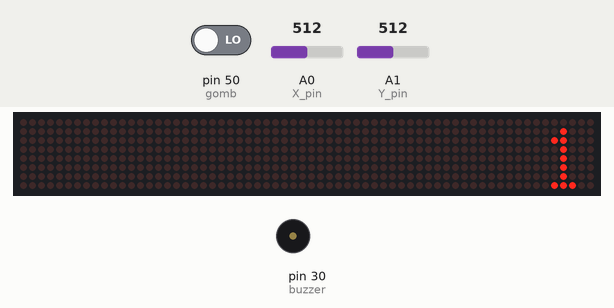
Simulated run of this sketch. Board: Arduino Mega 2560, built with avr-gcc and run on an emulated ATmega2560. Parts: 64×8 LED matrix, buzzer (waves = sounding). Inputs (shaded band) come from the test bench; at power-on: pin 50 (gomb) LOW, A0 (X_pin) = 512, A1 (Y_pin) = 512. Random numbers use the default seed unless the sketch sets one.

Above: at 0.8 s.
0.9 s: pin 50 (gomb) driven HIGH
At 2.4 s:
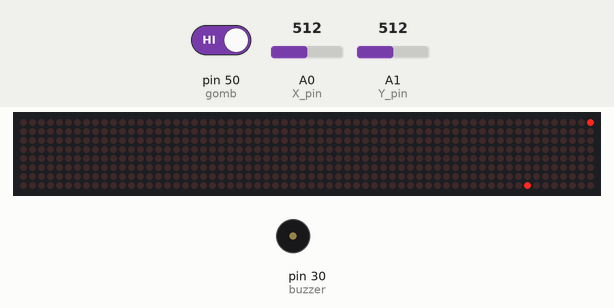
2.5 s: A0 (X_pin) set to 816
At 4.9 s:
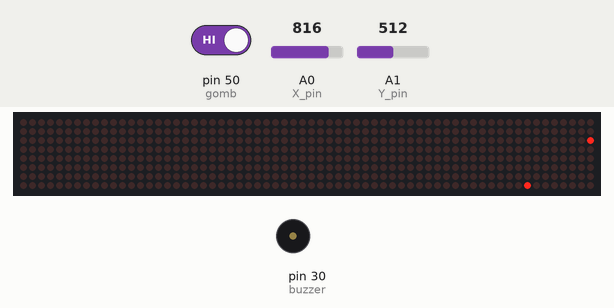
5.2 s: A0 (X_pin) set to 840
7.3 s: A1 (Y_pin) set to 809
At 7.9 s:
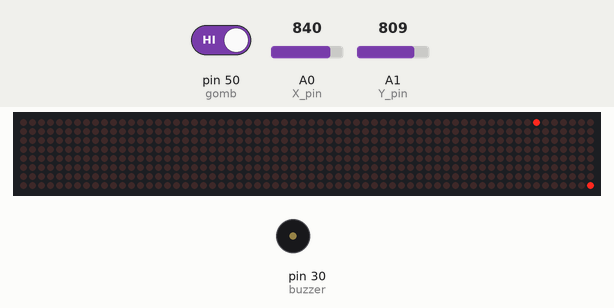
10.3 s: A1 (Y_pin) set to 836
12.9 s: pin 50 (gomb) driven LOW
At 15.08 s:
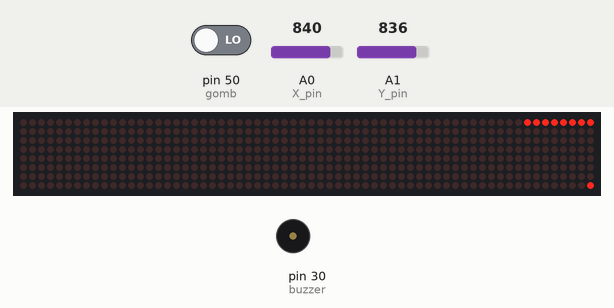
Timing chart, 0 to 16.9 s (numbered marks = the images above; inputs shaded):
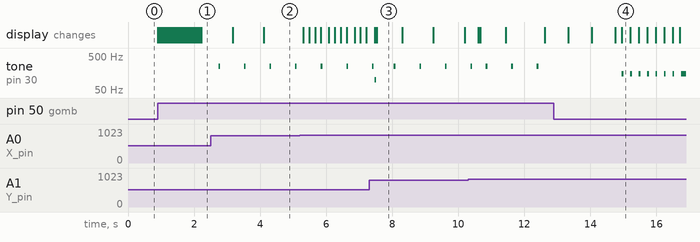

Measured:
- after the input at 0.9 s, the display: first changes at once (image 1 shows a later state)

The sketch:

V3.ino
```cpp
/*

A jatekban a lenyeg az, hogy meteoritokat kell leloni az egbol mielott azok elernek a talajt.
Elosszor a menu jelenik meg ahol kivalaszthatod a nehezsegi szintet a gomb lenyomasaval.
A menuben ha elersz valamelyik szelere a masikon folytatod (MAX->1, MAX<-1)

A jatek nehezsegi szinttol fuggetlenul 1 meteorral kezdodik es folyamatosan egyre tobb lesz.
Azt, hogy maximum mennyi meteorit jelenik meg a palyan a nehezsegi szint szabalyozza meg (nehezsegi szint = max meteorit).
MAX szintten ameddig meg nem halsz keletkeznek uj meteorok (max 20 (fizikailag keptelenseg annal tovabb vinni)).

A jatekban a gomb lenyomasaval tud loni ami az elotted levo oszlopban a hozzad legkozelebb levo
meteort (meteorokat ha egy mezon tobb is van) lovi ki.
Ketto szuper kepessege is van a karaktereknek:
      1. Szuperloves (felloves)
          - tobb meteort is ki tud loni az elotted levo oszlopban (nem all meg egynel hanem tovabb megy)
          - joystick fel + gomb lenyom
      2. Talajloves (leloves)
          - tobb meteort is ki tud loni melleted levo sorokban (nem all meg egynel hanem tovabb megy)
          - joystick le + gomb lenyom
Ezeket nem lehet folamatosan hasznalni mint a sima lovest (van rajta idokorlat) (a sima lovesen is van egy kicsi, hogy ne levehhesn folyamatosan nyomkodni).

Ha esetleg leesne az egyik meteorit lejatszodik a game over animacio es hang majd utana gomb nyomassal visszalehet terni a menube.
Ez utan ujrakezdodik az egesz.

*/


#include <LedControl.h>

const int X_pin = 0;
const int Y_pin = 1;
int x_pozicio; //Joystick x tengelyen valo elmozdulasa
int y_pozicio;

int DIN = 10;
int CS = 12;
int CLK = 11;
int x_Led; //karakter x tengely pozicioja
int y_Led;
LedControl lc = LedControl(DIN, CLK, CS, 0);

const int buzzer = 30;

const int gomb = 50;
bool lenyomva;

int nehezsegi_szint;

//                    y, x
int meteorok[][2] = {{0, random(8)}, {0, random(8)}, {0, random(8)}, {0, random(8)}, {0, random(8)}, {0, random(8)}, {0, random(8)}, {0, random(8)}, {0, random(8)}, {0, random(8)}, {0, random(8)}, {0, random(8)}, {0, random(8)}, {0, random(8)}, {0, random(8)}, {0, random(8)}, {0, random(8)}, {0, random(8)}, {0, random(8)}, {0, random(8)}, {0, random(8)}};
// Meteorok helye

int hullam = 1; // hullam = mennyi meteor van a tablan
int kor = 0;    // mennyiszer futott a program
int hullam_kor = 0; // a hullam emelelese szempontjabol fontos (hullamemeles ota eltelt korok szama)

int loves_kor = 0;       // loves ota eltelt korok szama
int fel_loves_kor = 0;   // felloves ota eltelt korok szama
int le_loves_kor = 0;    // leloves ota eltelt korok szama


void setup() {
  //  put your setup code here, to run once:
  Serial.begin(9600);

  lc.shutdown(0, false);
  lc.setIntensity(0, 3); // 2. taggal a fenyesseget lehet szabalyozni
  lc.clearDisplay(0);

  pinMode(buzzer, OUTPUT);

  pinMode(gomb, INPUT);

  x_Led = 0;
  y_Led = 7;

  lc.setLed(0, y_Led, x_Led, true);

  // a menubol kivalasztjuk a nehezsegi szintet
  nehezsegi_szint = menu();
  // ha a nehezsegi szint MAX akkor vegtelensegig megy (fizikai keptelenseg 20-nál tovabb)
  if (nehezsegi_szint == 10) {
    nehezsegi_szint = 20;
  }

  lc.clearDisplay(0);
  game_start();
}

void loop() {
  x_pozicio = analogRead(X_pin);
  y_pozicio = analogRead(Y_pin);
  lenyomva = digitalRead(gomb);


  // a joystick allasabol mozgatja a karaktert
  if (x_pozicio < 200 && x_Led != 0) {
    lc.setLed(0, y_Led, x_Led, false);
    x_Led -= 1;
  }
  if (x_pozicio > 823 && x_Led != 7) {
    lc.setLed(0, y_Led, x_Led, false);
    x_Led += 1;
  }

  // leloves
  if (lenyomva && y_pozicio > 825 && kor-le_loves_kor >= 30) {
    tone(30, 250, 50);
    delay(50);

    // noveli a szelesseget
    for (int oldal = 0; oldal <= 8; oldal++) {
      lc.setLed(0, 7, x_Led-oldal, true);
      lc.setLed(0, 7, x_Led+oldal, true);

      // lellenorzi minden meteornal, hogy eltalalta e
      for (int meteor = 0; meteor < hullam; meteor++) {
        if (7 == meteorok[meteor][0] && (x_Led-oldal == meteorok[meteor][1] || x_Led+oldal == meteorok[meteor][1])) {
        // lc.setLed(0, meteorok[meteor][0], meteorok[meteor][1], false);
        meteorok[meteor][0] = 0;
        meteorok[meteor][1] = random(8);
        tone(30, 100, 50);
        delay(50);
        }
      }

      delay(25);
    }
    lc.clearDisplay(0);
    le_loves_kor = kor;
  }

  // feloves
  else if (lenyomva && y_pozicio < 200 && kor-fel_loves_kor >= 30) {
    tone(30, 250, 50);
    delay(50);

    // noveli a magassagat
    for (int magassag = 0; magassag <= 6; magassag++) {
      lc.setLed(0, 6 - magassag, x_Led, true);

      // lellenorzi minden meteornal, hogy eltalalta e
      for (int meteor = 0; meteor < hullam; meteor++) {
        if (6-magassag == meteorok[meteor][0] && x_Led == meteorok[meteor][1]) {
        // lc.setLed(0, meteorok[meteor][0], meteorok[meteor][1], false);
        meteorok[meteor][0] = 0;
        meteorok[meteor][1] = random(8);
        tone(30, 100, 50);
        delay(50);
        }
      }

      delay(25);
    }
    lc.clearDisplay(0);
    fel_loves_kor=kor;
  }

  // sima loves
  else if (digitalRead(gomb) == HIGH && kor-loves_kor >= 3) {
    tone(30, 250, 50);
    delay(50);
    bool talalt = false;

    // noveli a magassagat
    for (int magassag = 0; magassag <= 6; magassag++) {
      lc.setLed(0, 6 - magassag, x_Led, true);

      // lellenorzi minden meteornal, hogy eltalalta e
      for (int meteor = 0; meteor < hullam; meteor++) {
        if (6-magassag == meteorok[meteor][0] && x_Led == meteorok[meteor][1]) {
          lc.setLed(0, meteorok[meteor][0], meteorok[meteor][1], false);
          meteorok[meteor][0] = 0;
          meteorok[meteor][1] = random(8);
          tone(30, 100, 50);
          delay(50);
          talalt = true;
          // break;
        }
      }

      if (talalt == true) {
        break;
      }

      delay(25);
      lc.setLed(0, 6 - magassag, x_Led, false);
    }
    lc.clearDisplay(0);
    loves_kor = kor;
  }


  // 4 koronkent lejjeb viszi a meteorokat
  if (kor % 4 == 0 && kor != 0) {
    for (int meteor = 0; meteor <= hullam-1; meteor++) {
      lc.setLed(0, meteorok[meteor][0], meteorok[meteor][1], false);
      meteorok[meteor][0] +=  1;
    }
  }


  // leelenorzi minden meteornal, hogy elerte e az aljat
  for (int meteor = 0; meteor < hullam; meteor++) {
    bool vege = false;

    // ha igen game overt csinal es utana ujrakezdi
    if (meteorok[meteor][0] >= 8 ) {

      game_over();

      // ameddig nem nyomja meg a gombot nem csinal semmit
      while (digitalRead(gomb) == LOW){
      delay(100);
      }

      lc.clearDisplay(0);
      game_start();
      nehezsegi_szint = menu();
      if (nehezsegi_szint == 10) {
      nehezsegi_szint = 20;
      }
      meteorok[0][0] = 0;
      meteorok[0][1] = random(8);
      hullam = 1;
      kor = 0;
      hullam_kor = 0;
      loves_kor = 0;
      fel_loves_kor = 0;
      le_loves_kor = 0;
      vege = true;
    }
    if (vege) {
      lc.clearDisplay(0);
      game_start();
      break;
    }
  }


  // ha eleg ideje megyunk megnoveli a hullamot
  if (kor - hullam_kor >= 50 && hullam < nehezsegi_szint) {
    meteorok[hullam][0] = 0;
    int random_szam = random(0,8);
    meteorok[hullam][1] = random_szam;
    hullam += 1;
    hullam_kor = kor;
  }

  // megjeleniti a karaktert es a meteorokat
  lc.setLed(0, y_Led, x_Led, true);
  for (int meteor = 0; meteor < hullam; meteor++) {
    lc.setLed(0, meteorok[meteor][0], meteorok[meteor][1], true);
  }

  delay(175);
  kor += 1;
}


// az osszes szam es a MAX megjelenitesere van egy function

void egy() {
  lc.setRow(0, 1, B00001000);
  lc.setRow(0, 2, B00011000);
  lc.setRow(0, 3, B00001000);
  lc.setRow(0, 4, B00001000);
  lc.setRow(0, 5, B00001000);
  lc.setRow(0, 6, B00001000);
  lc.setRow(0, 7, B00011100);
}

void ketto() {
  lc.setRow(0, 1, B00011100);
  lc.setRow(0, 2, B00100010);
  lc.setRow(0, 3, B00000010);
  lc.setRow(0, 4, B00000100);
  lc.setRow(0, 5, B00001000);
  lc.setRow(0, 6, B00010000);
  lc.setRow(0, 7, B00111110);
}

void harom() {
  lc.setRow(0, 1, B00111100);
  lc.setRow(0, 2, B00000010);
  lc.setRow(0, 3, B00000010);
  lc.setRow(0, 4, B00011100);
  lc.setRow(0, 5, B00000010);
  lc.setRow(0, 6, B00000010);
  lc.setRow(0, 7, B00111100);
}

void negy() {
  lc.setRow(0, 1, B00100010);
  lc.setRow(0, 2, B00100010);
  lc.setRow(0, 3, B00100010);
  lc.setRow(0, 4, B00111110);
  lc.setRow(0, 5, B00000010);
  lc.setRow(0, 6, B00000010);
  lc.setRow(0, 7, B00000010);
}

void ot() {
  lc.setRow(0, 1, B00111110);
  lc.setRow(0, 2, B00100000);
  lc.setRow(0, 3, B00100000);
  lc.setRow(0, 4, B00111100);
  lc.setRow(0, 5, B00000010);
  lc.setRow(0, 6, B00000010);
  lc.setRow(0, 7, B00111100);
}

void hat() {
  lc.setRow(0, 1, B00011100);
  lc.setRow(0, 2, B00100000);
  lc.setRow(0, 3, B00100000);
  lc.setRow(0, 4, B00111100);
  lc.setRow(0, 5, B00100010);
  lc.setRow(0, 6, B00100010);
  lc.setRow(0, 7, B00011100);
}

void het() {
  lc.setRow(0, 1, B00111110);
  lc.setRow(0, 2, B00000010);
  lc.setRow(0, 3, B00000010);
  lc.setRow(0, 4, B00000100);
  lc.setRow(0, 5, B00001000);
  lc.setRow(0, 6, B00001000);
  lc.setRow(0, 7, B00001000);
}

void nyolc() {
  lc.setRow(0, 1, B00011100);
  lc.setRow(0, 2, B00100010);
  lc.setRow(0, 3, B00100010);
  lc.setRow(0, 4, B00011100);
  lc.setRow(0, 5, B00100010);
  lc.setRow(0, 6, B00100010);
  lc.setRow(0, 7, B00011100);
}

void kilenc() {
  lc.setRow(0, 1, B00011100);
  lc.setRow(0, 2, B00100010);
  lc.setRow(0, 3, B00100010);
  lc.setRow(0, 4, B00011110);
  lc.setRow(0, 5, B00000010);
  lc.setRow(0, 6, B00100010);
  lc.setRow(0, 7, B00011100);
}

int felirat[8][21] {
  {0,0,0,0,0,0,0,0,0,0,0,0,0,0,0,0,0,0,0,0,0},
  {1,0,0,0,1,0,0,1,1,1,0,0,1,0,0,0,1,0,0,0,0},
  {1,1,0,1,1,0,1,0,0,0,1,0,1,0,0,0,1,0,0,0,0},
  {1,0,1,0,1,0,1,0,0,0,1,0,0,1,0,1,0,0,0,0,0},
  {1,0,0,0,1,0,1,1,1,1,1,0,0,0,1,0,0,0,0,0,0},
  {1,0,0,0,1,0,1,0,0,0,1,0,0,1,0,1,0,0,0,0,0},
  {1,0,0,0,1,0,1,0,0,0,1,0,1,0,0,0,1,0,0,0,0},
  {1,0,0,0,1,0,1,0,0,0,1,0,1,0,0,0,1,0,0,0,0},

};

int position = 0;
void MAX() {
  //lc.clearDisplay(0);
  for (int j = 0; j < 8; j++) {
    for (int i = 0; i < 8; i++) {
      lc.setLed(0, j, i, felirat[j][(i + position) - abs((i+position)/21)*21]);//* */
    }
  }
  delay(25);
  position += 1;
}


// megjeleniti a kivant szamot
void display(int szam){
  switch(szam) {
    case 1:
      egy();
      break;
    case 2:
      ketto();
      break;
    case 3:
      harom();
      break;
    case 4:
      negy();
      break;
    case 5:
      ot();
      break;
    case 6:
      hat();
      break;
    case 7:
      het();
      break;
    case 8:
      nyolc();
      break;
    case 9:
      kilenc();
      break;
    case 10:
      MAX();
      break;
  }
}


// a menu a nehezsegi szint kivalasztasara szolgal
int menu() {
  int eppen_szam = 1;

  // addig megy ameddig a gomb le nem nyomodik
  while (digitalRead(gomb) == LOW){
    x_pozicio = analogRead(X_pin);
    y_pozicio = analogRead(Y_pin);
    lenyomva = digitalRead(gomb);

    // a menuben navigalas a joystickkal
    if (x_pozicio < 200) {
      if (eppen_szam == 1) {
        eppen_szam = 10;
      }
      else{
        eppen_szam -= 1;
      }
      delay(500);
    }
    if (x_pozicio > 813) {
      if (eppen_szam == 10) {
        eppen_szam = 1;
      }
      else{
        eppen_szam += 1;
      }

      delay(500);
    }
    display(eppen_szam);
    delay(50);
  }

  return eppen_szam;
}


// a jatek elveszitesekor lejatszott dolgok
void game_over() {
  for (int y = 0; y<=7; y++) {
    for (int x = 0; x<=7; x++) {
        lc.setLed(0, y, x, true);
        delay(25);
    }
    tone(30, 150, 50);
    delay(50);
  }
  tone(30, 150, 150);
  delay(150);
  tone(30, 175, 250);
  delay(250);
  tone(30, 200, 200);
  delay(200);
  delay(300);
  tone(30, 75, 400);
  delay(400);
  delay(200);
  tone(30, 50, 600);
  delay(600);
  tone(0, 50, 600);
}


// a menu es a jatek kozotti animacio (es forditva is)
void game_start() {
  lc.setRow(0, 0, B10000000);
  delay(40);
  lc.setRow(0, 0, B11000000);
  lc.setRow(0, 1, B10000000);
  delay(40);
  lc.setRow(0, 0, B11100000);
  lc.setRow(0, 1, B11000000);
  lc.setRow(0, 2, B10000000);
  delay(40);
  lc.setRow(0, 0, B11110000);
  lc.setRow(0, 1, B11100000);
  lc.setRow(0, 2, B11000000);
  lc.setRow(0, 3, B10000000);
  delay(40);
  lc.setRow(0, 0, B11111000);
  lc.setRow(0, 1, B11110000);
  lc.setRow(0, 2, B11100000);
  lc.setRow(0, 3, B11000000);
  lc.setRow(0, 4, B10000000);
  delay(40);
  lc.setRow(0, 0, B11111100);
  lc.setRow(0, 1, B11111000);
  lc.setRow(0, 2, B11110000);
  lc.setRow(0, 3, B11100000);
  lc.setRow(0, 4, B11000000);
  lc.setRow(0, 5, B10000000);
  delay(40);
  lc.setRow(0, 0, B11111110);
  lc.setRow(0, 1, B11111100);
  lc.setRow(0, 2, B11111000);
  lc.setRow(0, 3, B11110000);
  lc.setRow(0, 4, B11100000);
  lc.setRow(0, 5, B11000000);
  lc.setRow(0, 6, B10000000);
  delay(40);
  lc.setRow(0, 0, B11111111);
  lc.setRow(0, 1, B11111110);
  lc.setRow(0, 2, B11111100);
  lc.setRow(0, 3, B11111000);
  lc.setRow(0, 4, B11110000);
  lc.setRow(0, 5, B11100000);
  lc.setRow(0, 6, B11000000);
  lc.setRow(0, 7, B10000000);
  delay(40);
  lc.setRow(0, 1, B11111111);
  lc.setRow(0, 2, B11111110);
  lc.setRow(0, 3, B11111100);
  lc.setRow(0, 4, B11111000);
  lc.setRow(0, 5, B11110000);
  lc.setRow(0, 6, B11100000);
  lc.setRow(0, 7, B11000000);
  delay(40);
  lc.setRow(0, 2, B11111111);
  lc.setRow(0, 3, B11111110);
  lc.setRow(0, 4, B11111100);
  lc.setRow(0, 5, B11111000);
  lc.setRow(0, 6, B11110000);
  lc.setRow(0, 7, B11100000);
  delay(40);
  lc.setRow(0, 3, B11111111);
  lc.setRow(0, 4, B11111110);
  lc.setRow(0, 5, B11111100);
  lc.setRow(0, 6, B11111000);
  lc.setRow(0, 7, B11110000);
  delay(40);
  lc.setRow(0, 4, B11111111);
  lc.setRow(0, 5, B11111110);
  lc.setRow(0, 6, B11111100);
  lc.setRow(0, 7, B11111000);
  delay(40);
  lc.setRow(0, 5, B11111111);
  lc.setRow(0, 6, B11111110);
  lc.setRow(0, 7, B11111100);
  delay(40);
  lc.setRow(0, 6, B11111111);
  lc.setRow(0, 7, B11111110);
  delay(40);
  lc.setRow(0, 7, B11111111);
  delay(40);

  lc.setRow(0, 0, B01111111);
  delay(40);
  lc.setRow(0, 0, B00111111);
  lc.setRow(0, 1, B01111111);
  delay(40);
  lc.setRow(0, 0, B00011111);
  lc.setRow(0, 1, B00111111);
  lc.setRow(0, 2, B01111111);
  delay(40);
  lc.setRow(0, 0, B00001111);
  lc.setRow(0, 1, B00011111);
  lc.setRow(0, 2, B00111111);
  lc.setRow(0, 3, B01111111);
  delay(40);
  lc.setRow(0, 0, B00000111);
  lc.setRow(0, 1, B00001111);
  lc.setRow(0, 2, B00011111);
  lc.setRow(0, 3, B00111111);
  lc.setRow(0, 4, B01111111);
  delay(40);
  lc.setRow(0, 0, B00000011);
  lc.setRow(0, 1, B00000111);
  lc.setRow(0, 2, B00001111);
  lc.setRow(0, 3, B00011111);
  lc.setRow(0, 4, B00111111);
  lc.setRow(0, 5, B01111111);
  delay(40);
  lc.setRow(0, 0, B00000001);
  lc.setRow(0, 1, B00000011);
  lc.setRow(0, 2, B00000111);
  lc.setRow(0, 3, B00001111);
  lc.setRow(0, 4, B00011111);
  lc.setRow(0, 5, B00111111);
  lc.setRow(0, 6, B01111111);
  delay(40);
  lc.setRow(0, 0, B00000000);
  lc.setRow(0, 1, B00000001);
  lc.setRow(0, 2, B00000011);
  lc.setRow(0, 3, B00000111);
  lc.setRow(0, 4, B00001111);
  lc.setRow(0, 5, B00011111);
  lc.setRow(0, 6, B00111111);
  lc.setRow(0, 7, B01111111);
  delay(40);
  lc.setRow(0, 1, B00000000);
  lc.setRow(0, 2, B00000001);
  lc.setRow(0, 3, B00000011);
  lc.setRow(0, 4, B00000111);
  lc.setRow(0, 5, B00001111);
  lc.setRow(0, 6, B00011111);
  lc.setRow(0, 7, B00111111);
  delay(40);
  lc.setRow(0, 2, B00000000);
  lc.setRow(0, 3, B00000001);
  lc.setRow(0, 4, B00000011);
  lc.setRow(0, 5, B00000111);
  lc.setRow(0, 6, B00001111);
  lc.setRow(0, 7, B00011111);
  delay(40);
  lc.setRow(0, 3, B00000000);
  lc.setRow(0, 4, B00000001);
  lc.setRow(0, 5, B00000011);
  lc.setRow(0, 6, B00000111);
  lc.setRow(0, 7, B00001111);
  delay(40);
  lc.setRow(0, 4, B00000000);
  lc.setRow(0, 5, B00000001);
  lc.setRow(0, 6, B00000011);
  lc.setRow(0, 7, B00000111);
  delay(40);
  lc.setRow(0, 5, B00000000);
  lc.setRow(0, 6, B00000001);
  lc.setRow(0, 7, B00000011);
  delay(40);
  lc.setRow(0, 6, B00000000);
  lc.setRow(0, 7, B00000001);
  delay(40);
  lc.setRow(0, 7, B00000000);
  delay(40);

}
```
